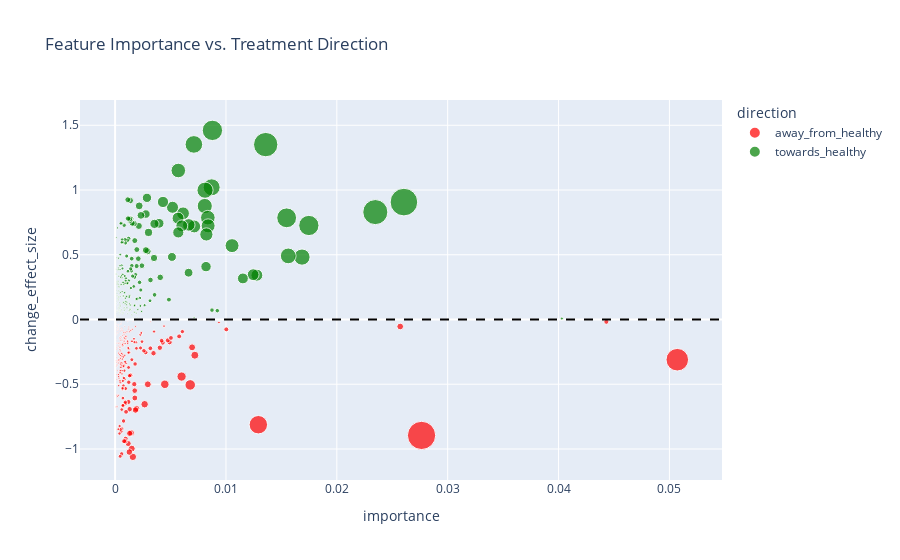

The code cell stored with this chart in its notebook:
### Code cell
fig = px.scatter(
    res_df,
    x="importance",
    y="change_effect_size",
    size="combined_rank",
    color="direction",
    hover_data=["feature", "importance", "change_effect_size", "combined_rank"],
    color_discrete_map={
        "towards_healthy": "green",
        "away_from_healthy": "red",
        "no_change": "gray"
    },
    title="Feature Importance vs. Treatment Direction"
)

fig.add_hline(y=0, line_dash="dash", line_color="black")
fig.show()
# fig.write_html(os.path.join('./', 'treatment_influence.html'))

### Figure 1 — Plotly figure (JSON) as saved in the notebook; plotly's stock layout.template omitted (floating-point values rounded to 4 significant figures; data arrays with more than 128 entries replaced by an {"elided": "..."} marker saying what was removed)
{"data": [{"customdata": {"elided": "305x2 mixed values"}, "hovertemplate": "direction=away_from_healthy<br>importance=%{x}<br>change_effect_size=%{y}<br>combined_rank=%{customdata[1]}<br>feature=%{customdata[0]}<extra></extra>", "legendgroup": "away_from_healthy", "marker": {"color": "red", "size": {"elided": "305 float values"}, "sizemode": "area", "sizeref": 6.187e-05, "symbol": "circle"}, "mode": "markers", "name": "away_from_healthy", "orientation": "v", "showlegend": true, "type": "scatter", "x": {"elided": "305 float values"}, "xaxis": "x", "y": {"elided": "305 float values"}, "yaxis": "y"}, {"customdata": {"elided": "266x2 mixed values"}, "hovertemplate": "direction=towards_healthy<br>importance=%{x}<br>change_effect_size=%{y}<br>combined_rank=%{customdata[1]}<br>feature=%{customdata[0]}<extra></extra>", "legendgroup": "towards_healthy", "marker": {"color": "green", "size": {"elided": "266 float values"}, "sizemode": "area", "sizeref": 6.187e-05, "symbol": "circle"}, "mode": "markers", "name": "towards_healthy", "orientation": "v", "showlegend": true, "type": "scatter", "x": {"elided": "266 float values"}, "xaxis": "x", "y": {"elided": "266 float values"}, "yaxis": "y"}], "layout": {"legend": {"itemsizing": "constant", "title": {"text": "direction"}, "tracegroupgap": 0}, "shapes": [{"line": {"color": "black", "dash": "dash"}, "type": "line", "x0": 0, "x1": 1, "xref": "x domain", "y0": 0, "y1": 0, "yref": "y"}], "title": {"text": "Feature Importance vs. Treatment Direction"}, "xaxis": {"anchor": "y", "domain": [0, 1], "title": {"text": "importance"}}, "yaxis": {"anchor": "x", "domain": [0, 1], "title": {"text": "change_effect_size"}}}}
